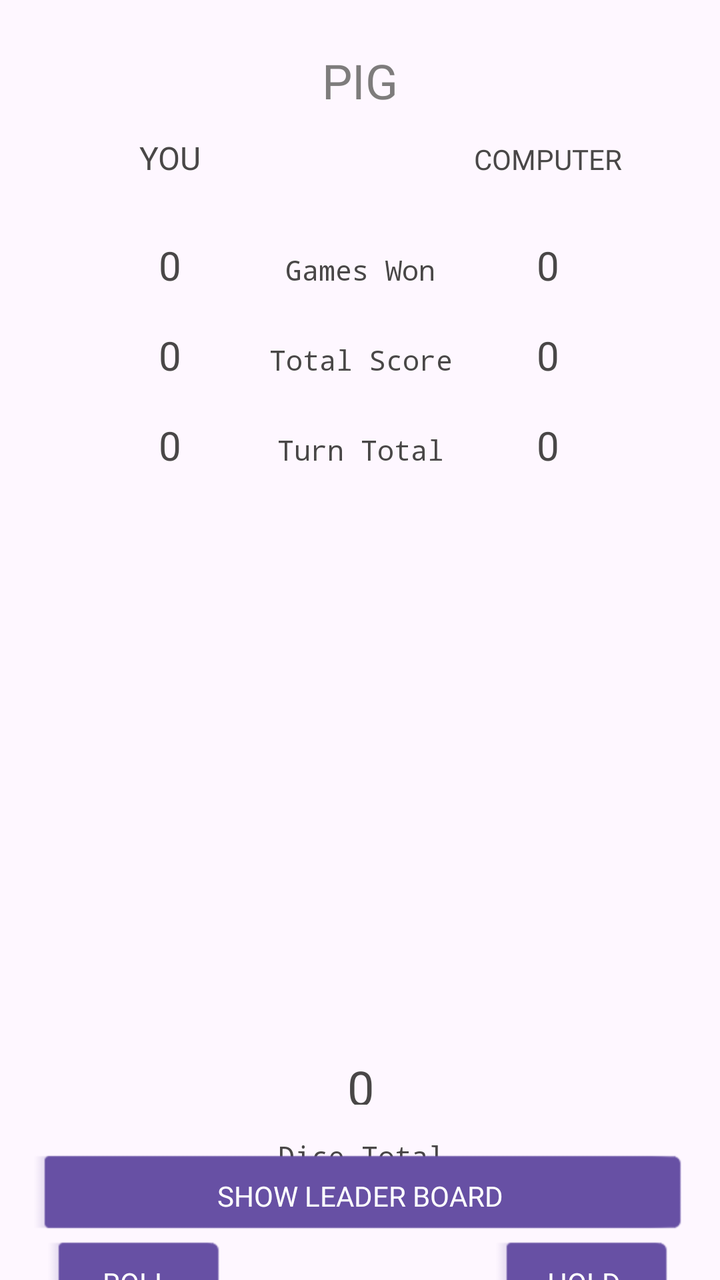
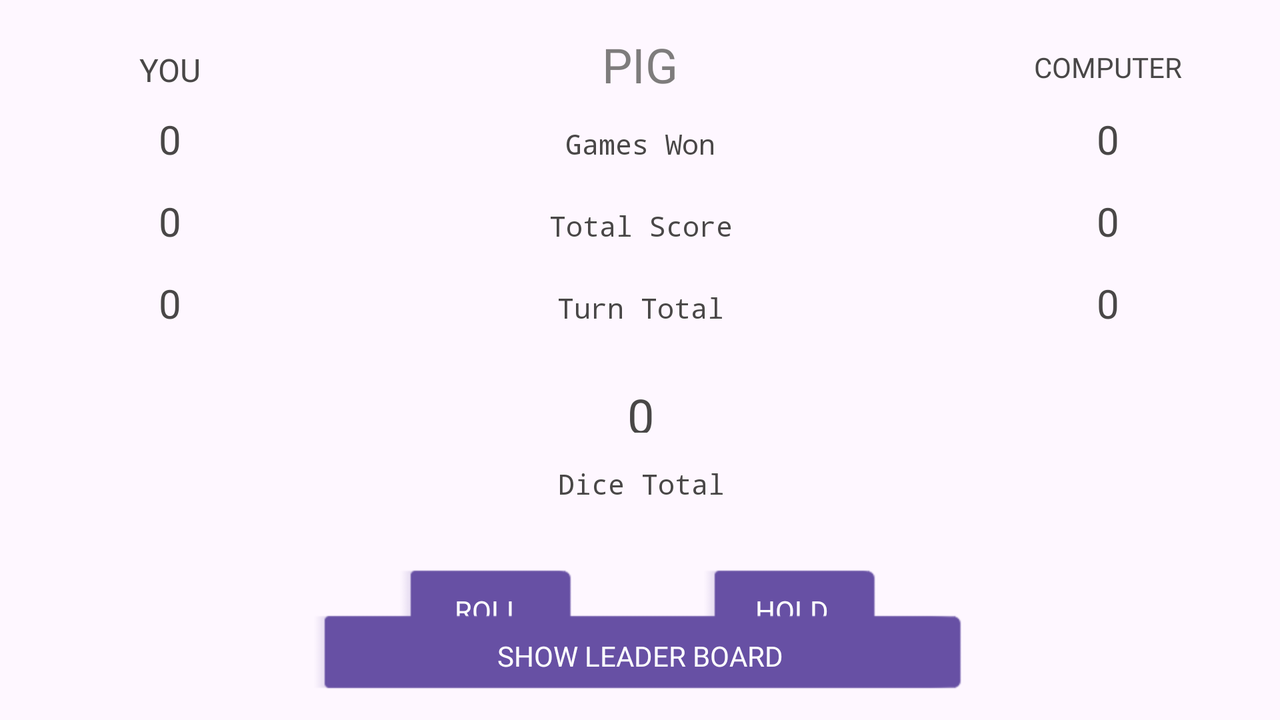

First picture: res/layout/ on a phone held upright. Second picture: the repository's own variant of that layout, on a device whose configuration matches the variant's folder. Source for both follows.
<!-- AndroidManifest.xml: application theme Theme.PigDiceRollingGame -->
<!-- res/layout/activity_main.xml -->
<?xml version="1.0" encoding="utf-8"?>
<androidx.constraintlayout.widget.ConstraintLayout xmlns:android="http://schemas.android.com/apk/res/android"
    xmlns:app="http://schemas.android.com/apk/res-auto"
    xmlns:tools="http://schemas.android.com/tools"
    android:layout_width="match_parent"
    android:layout_height="match_parent"
    tools:context=".MainActivity">

    <Button
        android:id="@+id/btnShowLeaderboard"
        style="@android:style/Widget.Material.Light.Button.Inset"
        android:layout_width="326dp"
        android:layout_height="48dp"
        android:layout_marginBottom="18dp"
        android:fontFamily="@font/black_ops_one"
        android:onClick="onShowLeaderboardClick"
        android:text="@string/show_leaderboard"
        android:textAlignment="center"
        app:layout_constraintBottom_toBottomOf="parent"
        app:layout_constraintEnd_toEndOf="parent"
        app:layout_constraintStart_toStartOf="parent" />

    <Button
        android:id="@+id/btnHold"
        style="@android:style/Widget.Material.Light.Button.Inset"
        android:layout_width="wrap_content"
        android:layout_height="wrap_content"
        android:layout_marginEnd="24dp"
        android:fontFamily="@font/black_ops_one"
        android:onClick="onHoldButtonClick"
        android:text="@string/hold"
        android:textAlignment="center"
        app:layout_constraintBaseline_toBaselineOf="@+id/btnRoll"
        app:layout_constraintEnd_toEndOf="parent" />

    <TextView
        android:id="@+id/txtComputerGames"
        android:layout_width="59dp"
        android:layout_height="25dp"
        android:layout_marginTop="25dp"
        android:fontFamily="@font/black_ops_one"
        android:text="@string/computer_games_value"
        android:textAlignment="center"
        android:textColor="#494747"
        android:textSize="20sp"
        app:layout_constraintEnd_toEndOf="@+id/txtComputerHeader"
        app:layout_constraintStart_toStartOf="@+id/txtComputerHeader"
        app:layout_constraintTop_toBottomOf="@+id/txtComputerHeader" />

    <TextView
        android:id="@+id/txtComputerTotal"
        android:layout_width="59dp"
        android:layout_height="25dp"
        android:layout_marginTop="20dp"
        android:fontFamily="@font/black_ops_one"
        android:text="@string/computer_total_score_value"
        android:textAlignment="center"
        android:textColor="#494747"
        android:textSize="20sp"
        app:layout_constraintEnd_toEndOf="@+id/txtComputerGames"
        app:layout_constraintStart_toStartOf="@+id/txtComputerGames"
        app:layout_constraintTop_toBottomOf="@+id/txtComputerGames" />

    <TextView
        android:id="@+id/txtComputerTurnTotal"
        android:layout_width="59dp"
        android:layout_height="25dp"
        android:layout_marginTop="20dp"
        android:fontFamily="@font/black_ops_one"
        android:text="@string/computer_turn_total_value"
        android:textAlignment="center"
        android:textColor="#494747"
        android:textSize="20sp"
        app:layout_constraintEnd_toEndOf="@+id/txtComputerTotal"
        app:layout_constraintStart_toStartOf="@+id/txtComputerTotal"
        app:layout_constraintTop_toBottomOf="@+id/txtComputerTotal" />

    <TextView
        android:id="@+id/pigTitle"
        android:layout_width="192dp"
        android:layout_height="36dp"
        android:layout_marginTop="24dp"
        android:fontFamily="@font/bowlby_one"
        android:text="@string/pig"
        android:textAlignment="center"
        android:textColor="#7E7C7C"
        android:textSize="24sp"
        app:layout_constraintEnd_toEndOf="parent"
        app:layout_constraintHorizontal_bias="0.5"
        app:layout_constraintStart_toStartOf="parent"
        app:layout_constraintTop_toTopOf="parent" />

    <TextView
        android:id="@+id/txtPlayerHeader"
        android:layout_width="120dp"
        android:layout_height="22dp"
        android:layout_marginStart="25dp"
        android:fontFamily="@font/black_ops_one"
        android:text="@string/you"
        android:textAlignment="center"
        android:textColor="#494747"
        android:textSize="16sp"
        app:layout_constraintBaseline_toBaselineOf="@+id/txtComputerHeader"
        app:layout_constraintStart_toStartOf="parent" />

    <TextView
        android:id="@+id/txtComputerHeader"
        android:layout_width="122dp"
        android:layout_height="24dp"
        android:layout_marginTop="70dp"
        android:layout_marginEnd="25dp"
        android:fontFamily="@font/black_ops_one"
        android:text="@string/computer"
        android:textAlignment="center"
        android:textColor="#494747"
        app:layout_constraintEnd_toEndOf="parent"
        app:layout_constraintTop_toTopOf="parent" />

    <TextView
        android:id="@+id/txtPlayerGames"
        android:layout_width="59dp"
        android:layout_height="25dp"
        android:fontFamily="@font/black_ops_one"
        android:text="@string/player_games_value"
        android:textAlignment="center"
        android:textColor="#494747"
        android:textSize="20sp"
        app:layout_constraintBaseline_toBaselineOf="@+id/txtComputerGames"
        app:layout_constraintEnd_toEndOf="@+id/txtPlayerHeader"
        app:layout_constraintStart_toStartOf="@+id/txtPlayerHeader" />

    <TextView
        android:id="@+id/txtPlayerTotalScore"
        android:layout_width="59dp"
        android:layout_height="25dp"
        android:fontFamily="@font/black_ops_one"
        android:text="@string/player_total_score_value"
        android:textAlignment="center"
        android:textColor="#494747"
        android:textSize="20sp"
        app:layout_constraintBaseline_toBaselineOf="@+id/txtComputerTotal"
        app:layout_constraintEnd_toEndOf="@+id/txtPlayerGames"
        app:layout_constraintStart_toStartOf="@+id/txtPlayerGames" />

    <TextView
        android:id="@+id/txtPlayerTurnTotal"
        android:layout_width="59dp"
        android:layout_height="25dp"
        android:fontFamily="@font/black_ops_one"
        android:text="@string/player_turn_total_value"
        android:textAlignment="center"
        android:textColor="#494747"
        android:textSize="20sp"
        app:layout_constraintBaseline_toBaselineOf="@+id/txtComputerTurnTotal"
        app:layout_constraintEnd_toEndOf="@+id/txtPlayerTotalScore"
        app:layout_constraintStart_toStartOf="@+id/txtPlayerTotalScore" />

    <TextView
        android:id="@+id/txtGamesWon"
        android:layout_width="163dp"
        android:layout_height="31dp"
        android:fontFamily="monospace"
        android:text="@string/games_won"
        android:textAlignment="center"
        android:textColor="#494747"
        app:layout_constraintBaseline_toBaselineOf="@+id/txtComputerGames"
        app:layout_constraintEnd_toEndOf="@+id/pigTitle"
        app:layout_constraintStart_toStartOf="@+id/pigTitle" />

    <TextView
        android:id="@+id/txtTotalScore"
        android:layout_width="154dp"
        android:layout_height="26dp"
        android:fontFamily="monospace"
        android:text="@string/total_score"
        android:textAlignment="center"
        android:textColor="#494747"
        app:layout_constraintBaseline_toBaselineOf="@+id/txtComputerTotal"
        app:layout_constraintEnd_toEndOf="@+id/txtGamesWon"
        app:layout_constraintStart_toStartOf="@+id/txtGamesWon" />

    <TextView
        android:id="@+id/txtTurnTotal"
        android:layout_width="161dp"
        android:layout_height="32dp"
        android:fontFamily="monospace"
        android:text="@string/turn_total"
        android:textAlignment="center"
        android:textColor="#494747"
        app:layout_constraintBaseline_toBaselineOf="@+id/txtComputerTurnTotal"
        app:layout_constraintEnd_toEndOf="@+id/txtTotalScore"
        app:layout_constraintStart_toStartOf="@+id/txtTotalScore" />

    <TextView
        android:id="@+id/txtCurrentRoll"
        android:layout_width="59dp"
        android:layout_height="25dp"
        android:layout_marginTop="280dp"
        android:fontFamily="@font/black_ops_one"
        android:text="@string/current_roll_value"
        android:textAlignment="center"
        android:textColor="#494747"
        android:textSize="24sp"
        app:layout_constraintEnd_toEndOf="@+id/txtTurnTotal"
        app:layout_constraintStart_toStartOf="@+id/txtTurnTotal"
        app:layout_constraintTop_toBottomOf="@+id/txtTurnTotal" />

    <TextView
        android:id="@+id/txtDiceTotalFooter"
        android:layout_width="242dp"
        android:layout_height="44dp"
        android:layout_marginTop="16dp"
        android:fontFamily="monospace"
        android:text="@string/dice_total"
        android:textAlignment="center"
        android:textColor="#494747"
        app:layout_constraintEnd_toEndOf="@+id/txtCurrentRoll"
        app:layout_constraintStart_toStartOf="@+id/txtCurrentRoll"
        app:layout_constraintTop_toBottomOf="@+id/txtCurrentRoll" />

    <Button
        android:id="@+id/btnRoll"
        style="@android:style/Widget.Material.Light.Button.Inset"
        android:layout_width="wrap_content"
        android:layout_height="wrap_content"
        android:layout_marginStart="24dp"
        android:layout_marginTop="5dp"
        android:fontFamily="@font/black_ops_one"
        android:onClick="onRollButtonClick"
        android:text="@string/roll"
        android:textAlignment="center"
        app:layout_constraintStart_toStartOf="parent"
        app:layout_constraintTop_toBottomOf="@+id/txtDiceTotalFooter" />

    <ImageView
        android:id="@+id/imgLeftDice"
        android:layout_width="152dp"
        android:layout_height="180dp"
        android:layout_marginStart="40dp"
        android:layout_marginTop="50dp"
        android:contentDescription="@string/left_dice_image"
        app:layout_constraintStart_toStartOf="parent"
        app:layout_constraintTop_toBottomOf="@+id/txtPlayerTurnTotal"
        app:srcCompat="@drawable/dice_1" />

    <ImageView
        android:id="@+id/imgRightDice"
        android:layout_width="152dp"
        android:layout_height="180dp"
        android:layout_marginTop="50dp"
        android:layout_marginEnd="40dp"
        android:contentDescription="@string/right_dice_image"
        app:layout_constraintEnd_toEndOf="parent"
        app:layout_constraintTop_toBottomOf="@+id/txtComputerTurnTotal"
        app:srcCompat="@drawable/dice_1" />

    <ImageView
        android:id="@+id/imgLoser"
        android:layout_width="253dp"
        android:layout_height="248dp"
        android:contentDescription="@string/loser_image"
        android:onClick="onLoserClick"
        android:visibility="invisible"
        app:layout_constraintBottom_toBottomOf="parent"
        app:layout_constraintEnd_toEndOf="parent"
        app:layout_constraintHorizontal_bias="0.489"
        app:layout_constraintStart_toStartOf="parent"
        app:layout_constraintTop_toBottomOf="@+id/pigTitle"
        app:layout_constraintVertical_bias="0.37"
        app:srcCompat="@drawable/loser_vec" />

    <ImageView
        android:id="@+id/imgTrophy"
        android:layout_width="269dp"
        android:layout_height="303dp"
        android:contentDescription="@string/trophy_image"
        android:onClick="onTrophyClick"
        android:visibility="invisible"
        app:layout_constraintBottom_toBottomOf="parent"
        app:layout_constraintEnd_toEndOf="parent"
        app:layout_constraintStart_toStartOf="parent"
        app:layout_constraintTop_toBottomOf="@+id/pigTitle"
        app:srcCompat="@drawable/new_trophy" />

</androidx.constraintlayout.widget.ConstraintLayout>
<!-- resources referenced by this layout -->
<resources>
  <!-- drawable loser_vec: png bitmap (drawable, 56078 bytes) -->
  <!-- drawable new_trophy: png bitmap (drawable, 32001 bytes) -->
  <string name="computer">COMPUTER</string>
  <string name="computer_games_value">0</string>
  <string name="computer_total_score_value">0</string>
  <string name="computer_turn_total_value">0</string>
  <string name="current_roll_value">0</string>
  <string name="dice_total">Dice Total</string>
  <string name="games_won">Games Won</string>
  <string name="hold">HOLD</string>
  <string name="left_dice_image">Left Dice Image</string>
  <string name="loser_image">Loser Image</string>
  <string name="pig">PIG</string>
  <string name="player_games_value">0</string>
  <string name="player_total_score_value">0</string>
  <string name="player_turn_total_value">0</string>
  <string name="right_dice_image">Right Dice Image</string>
  <string name="roll">ROLL</string>
  <string name="show_leaderboard">Show Leader Board</string>
  <string name="total_score">Total Score</string>
  <string name="trophy_image">Trophy Image</string>
  <string name="turn_total">Turn Total</string>
  <string name="you">YOU</string>
  <style name="Theme.PigDiceRollingGame" parent="Base.Theme.PigDiceRollingGame" />
  <style name="Base.Theme.PigDiceRollingGame" parent="Theme.Material3.DayNight.NoActionBar">
          
          
      </style>
</resources>
<!-- res/layout-land/activity_main.xml (the repository's variant of the layout above) -->
<!-- drawn on the phone turned sideways -->
<?xml version="1.0" encoding="utf-8"?>
<androidx.constraintlayout.widget.ConstraintLayout xmlns:android="http://schemas.android.com/apk/res/android"
    xmlns:app="http://schemas.android.com/apk/res-auto"
    xmlns:tools="http://schemas.android.com/tools"
    android:layout_width="match_parent"
    android:layout_height="match_parent"
    tools:context=".MainActivity">

    <Button
        android:id="@+id/btnHold"
        style="@android:style/Widget.Material.Light.Button.Inset"
        android:layout_width="wrap_content"
        android:layout_height="wrap_content"
        android:layout_marginEnd="200dp"
        android:fontFamily="@font/black_ops_one"
        android:onClick="onHoldButtonClick"
        android:text="@string/hold"
        android:textAlignment="center"
        app:layout_constraintBaseline_toBaselineOf="@+id/btnRoll"
        app:layout_constraintEnd_toEndOf="parent" />

    <TextView
        android:id="@+id/txtComputerGames"
        android:layout_width="59dp"
        android:layout_height="25dp"
        android:layout_marginTop="8dp"
        android:fontFamily="@font/black_ops_one"
        android:text="@string/computer_games_value"
        android:textAlignment="center"
        android:textColor="#494747"
        android:textSize="20sp"
        app:layout_constraintEnd_toEndOf="@+id/txtComputerHeader"
        app:layout_constraintStart_toStartOf="@+id/txtComputerHeader"
        app:layout_constraintTop_toBottomOf="@+id/txtComputerHeader" />

    <TextView
        android:id="@+id/txtComputerTotal"
        android:layout_width="59dp"
        android:layout_height="25dp"
        android:layout_marginTop="16dp"
        android:fontFamily="@font/black_ops_one"
        android:text="@string/computer_total_score_value"
        android:textAlignment="center"
        android:textColor="#494747"
        android:textSize="20sp"
        app:layout_constraintEnd_toEndOf="@+id/txtComputerGames"
        app:layout_constraintStart_toStartOf="@+id/txtComputerGames"
        app:layout_constraintTop_toBottomOf="@+id/txtComputerGames" />

    <TextView
        android:id="@+id/txtComputerTurnTotal"
        android:layout_width="59dp"
        android:layout_height="25dp"
        android:layout_marginTop="16dp"
        android:fontFamily="@font/black_ops_one"
        android:text="@string/computer_turn_total_value"
        android:textAlignment="center"
        android:textColor="#494747"
        android:textSize="20sp"
        app:layout_constraintEnd_toEndOf="@+id/txtComputerTotal"
        app:layout_constraintStart_toStartOf="@+id/txtComputerTotal"
        app:layout_constraintTop_toBottomOf="@+id/txtComputerTotal" />

    <TextView
        android:id="@+id/pigTitle"
        android:layout_width="192dp"
        android:layout_height="36dp"
        android:layout_marginTop="16dp"
        android:fontFamily="@font/bowlby_one"
        android:text="@string/pig"
        android:textAlignment="center"
        android:textColor="#7E7C7C"
        android:textSize="24sp"
        app:layout_constraintEnd_toEndOf="parent"
        app:layout_constraintHorizontal_bias="0.5"
        app:layout_constraintStart_toStartOf="parent"
        app:layout_constraintTop_toTopOf="parent" />

    <TextView
        android:id="@+id/txtPlayerHeader"
        android:layout_width="120dp"
        android:layout_height="22dp"
        android:layout_marginStart="25dp"
        android:layout_marginTop="24dp"
        android:fontFamily="@font/black_ops_one"
        android:text="@string/you"
        android:textAlignment="center"
        android:textColor="#494747"
        android:textSize="16sp"
        app:layout_constraintStart_toStartOf="parent"
        app:layout_constraintTop_toTopOf="parent" />

    <TextView
        android:id="@+id/txtComputerHeader"
        android:layout_width="122dp"
        android:layout_height="24dp"
        android:layout_marginTop="24dp"
        android:layout_marginEnd="25dp"
        android:fontFamily="@font/black_ops_one"
        android:text="@string/computer"
        android:textAlignment="center"
        android:textColor="#494747"
        app:layout_constraintEnd_toEndOf="parent"
        app:layout_constraintTop_toTopOf="parent" />

    <TextView
        android:id="@+id/txtPlayerGames"
        android:layout_width="59dp"
        android:layout_height="25dp"
        android:fontFamily="@font/black_ops_one"
        android:text="@string/player_games_value"
        android:textAlignment="center"
        android:textColor="#494747"
        android:textSize="20sp"
        app:layout_constraintBaseline_toBaselineOf="@+id/txtComputerGames"
        app:layout_constraintEnd_toEndOf="@+id/txtPlayerHeader"
        app:layout_constraintStart_toStartOf="@+id/txtPlayerHeader" />

    <TextView
        android:id="@+id/txtPlayerTotalScore"
        android:layout_width="59dp"
        android:layout_height="25dp"
        android:fontFamily="@font/black_ops_one"
        android:text="@string/player_total_score_value"
        android:textAlignment="center"
        android:textColor="#494747"
        android:textSize="20sp"
        app:layout_constraintBaseline_toBaselineOf="@+id/txtComputerTotal"
        app:layout_constraintEnd_toEndOf="@+id/txtPlayerGames"
        app:layout_constraintStart_toStartOf="@+id/txtPlayerGames" />

    <TextView
        android:id="@+id/txtPlayerTurnTotal"
        android:layout_width="59dp"
        android:layout_height="25dp"
        android:fontFamily="@font/black_ops_one"
        android:text="@string/player_turn_total_value"
        android:textAlignment="center"
        android:textColor="#494747"
        android:textSize="20sp"
        app:layout_constraintBaseline_toBaselineOf="@+id/txtComputerTurnTotal"
        app:layout_constraintEnd_toEndOf="@+id/txtPlayerTotalScore"
        app:layout_constraintStart_toStartOf="@+id/txtPlayerTotalScore" />

    <TextView
        android:id="@+id/txtGamesWon"
        android:layout_width="163dp"
        android:layout_height="31dp"
        android:fontFamily="monospace"
        android:text="@string/games_won"
        android:textAlignment="center"
        android:textColor="#494747"
        app:layout_constraintBaseline_toBaselineOf="@+id/txtComputerGames"
        app:layout_constraintEnd_toEndOf="@+id/pigTitle"
        app:layout_constraintStart_toStartOf="@+id/pigTitle" />

    <TextView
        android:id="@+id/txtTotalScore"
        android:layout_width="154dp"
        android:layout_height="26dp"
        android:fontFamily="monospace"
        android:text="@string/total_score"
        android:textAlignment="center"
        android:textColor="#494747"
        app:layout_constraintBaseline_toBaselineOf="@+id/txtComputerTotal"
        app:layout_constraintEnd_toEndOf="@+id/txtGamesWon"
        app:layout_constraintStart_toStartOf="@+id/txtGamesWon" />

    <TextView
        android:id="@+id/txtTurnTotal"
        android:layout_width="161dp"
        android:layout_height="32dp"
        android:fontFamily="monospace"
        android:text="@string/turn_total"
        android:textAlignment="center"
        android:textColor="#494747"
        app:layout_constraintBaseline_toBaselineOf="@+id/txtComputerTurnTotal"
        app:layout_constraintEnd_toEndOf="@+id/txtTotalScore"
        app:layout_constraintStart_toStartOf="@+id/txtTotalScore" />

    <TextView
        android:id="@+id/txtCurrentRoll"
        android:layout_width="59dp"
        android:layout_height="25dp"
        android:layout_marginTop="15dp"
        android:fontFamily="@font/black_ops_one"
        android:text="@string/current_roll_value"
        android:textAlignment="center"
        android:textColor="#494747"
        android:textSize="24sp"
        app:layout_constraintEnd_toEndOf="@+id/txtTurnTotal"
        app:layout_constraintStart_toStartOf="@+id/txtTurnTotal"
        app:layout_constraintTop_toBottomOf="@+id/txtTurnTotal" />

    <TextView
        android:id="@+id/txtDiceTotalFooter"
        android:layout_width="242dp"
        android:layout_height="44dp"
        android:layout_marginTop="16dp"
        android:fontFamily="monospace"
        android:text="@string/dice_total"
        android:textAlignment="center"
        android:textColor="#494747"
        app:layout_constraintEnd_toEndOf="@+id/txtCurrentRoll"
        app:layout_constraintStart_toStartOf="@+id/txtCurrentRoll"
        app:layout_constraintTop_toBottomOf="@+id/txtCurrentRoll" />

    <Button
        android:id="@+id/btnRoll"
        style="@android:style/Widget.Material.Light.Button.Inset"
        android:layout_width="wrap_content"
        android:layout_height="wrap_content"
        android:layout_marginStart="200dp"
        android:layout_marginTop="5dp"
        android:fontFamily="@font/black_ops_one"
        android:onClick="onRollButtonClick"
        android:text="@string/roll"
        android:textAlignment="center"
        app:layout_constraintStart_toStartOf="parent"
        app:layout_constraintTop_toBottomOf="@+id/txtDiceTotalFooter" />

    <Button
        android:id="@+id/btnShowLeaderboard"
        style="@android:style/Widget.Material.Light.Button.Inset"
        android:layout_width="326dp"
        android:layout_height="48dp"
        android:layout_marginBottom="8dp"
        android:fontFamily="@font/black_ops_one"
        android:onClick="onShowLeaderboardClick"
        android:text="@string/show_leaderboard"
        android:textAlignment="center"
        app:layout_constraintBottom_toBottomOf="parent"
        app:layout_constraintEnd_toEndOf="parent"
        app:layout_constraintStart_toStartOf="parent" />

    <ImageView
        android:id="@+id/imgLeftDice"
        android:layout_width="152dp"
        android:layout_height="180dp"
        android:layout_marginStart="40dp"
        android:layout_marginTop="32dp"
        android:contentDescription="@string/left_dice_image"
        app:layout_constraintStart_toStartOf="parent"
        app:layout_constraintTop_toBottomOf="@+id/txtPlayerTurnTotal"
        app:srcCompat="@drawable/dice_1" />

    <ImageView
        android:id="@+id/imgRightDice"
        android:layout_width="152dp"
        android:layout_height="180dp"
        android:layout_marginTop="32dp"
        android:layout_marginEnd="40dp"
        android:contentDescription="@string/right_dice_image"
        app:layout_constraintEnd_toEndOf="parent"
        app:layout_constraintTop_toBottomOf="@+id/txtComputerTurnTotal"
        app:srcCompat="@drawable/dice_1" />

    <ImageView
        android:id="@+id/imgLoser"
        android:layout_width="253dp"
        android:layout_height="248dp"
        android:contentDescription="@string/loser_image"
        android:onClick="onLoserClick"
        android:visibility="invisible"
        app:layout_constraintBottom_toBottomOf="parent"
        app:layout_constraintEnd_toEndOf="parent"
        app:layout_constraintHorizontal_bias="0.489"
        app:layout_constraintStart_toStartOf="parent"
        app:layout_constraintTop_toBottomOf="@+id/pigTitle"
        app:layout_constraintVertical_bias="0.37"
        app:srcCompat="@drawable/loser_vec" />

    <ImageView
        android:id="@+id/imgTrophy"
        android:layout_width="269dp"
        android:layout_height="303dp"
        android:contentDescription="@string/trophy_image"
        android:onClick="onTrophyClick"
        android:visibility="invisible"
        app:layout_constraintBottom_toBottomOf="parent"
        app:layout_constraintEnd_toEndOf="parent"
        app:layout_constraintStart_toStartOf="parent"
        app:layout_constraintTop_toBottomOf="@+id/pigTitle"
        app:srcCompat="@drawable/new_trophy" />

</androidx.constraintlayout.widget.ConstraintLayout>
